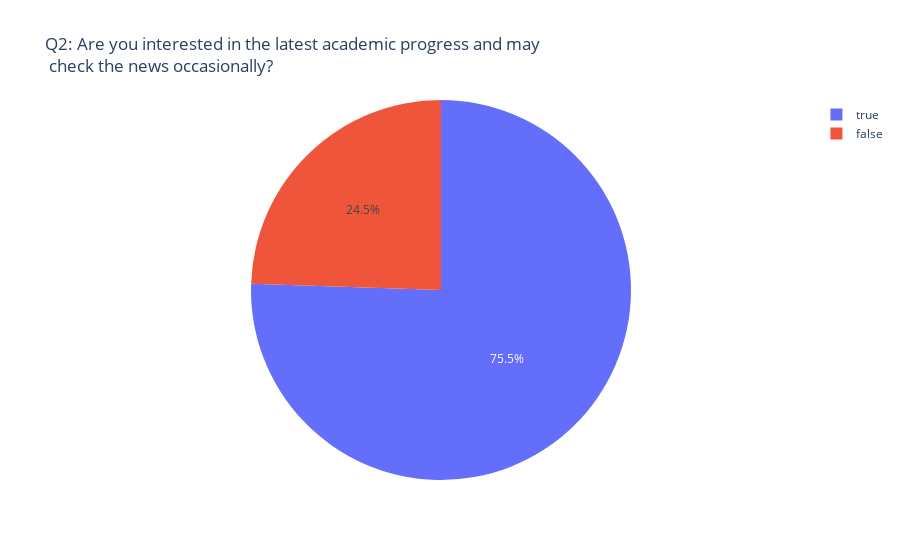

This figure's notebook cell:
### Code cell
q2_text = f"Q{question_no}: Are you interested in the latest academic progress and may <br> check the news occasionally?"
q2_data = df.q2.value_counts().to_dict()
form_pie_chart(
    labels=list(q2_data.keys()), 
    values=list(q2_data.values()),
    title=q2_text
)

### Figure 1 — Plotly figure (JSON) as saved in the notebook; plotly's stock layout.template omitted (floating-point values rounded to 4 significant figures)
{"data": [{"labels": [true, false], "type": "pie", "values": [108, 35]}], "layout": {"title": {"text": "Q2: Are you interested in the latest academic progress and may <br> check the news occasionally?"}}}
